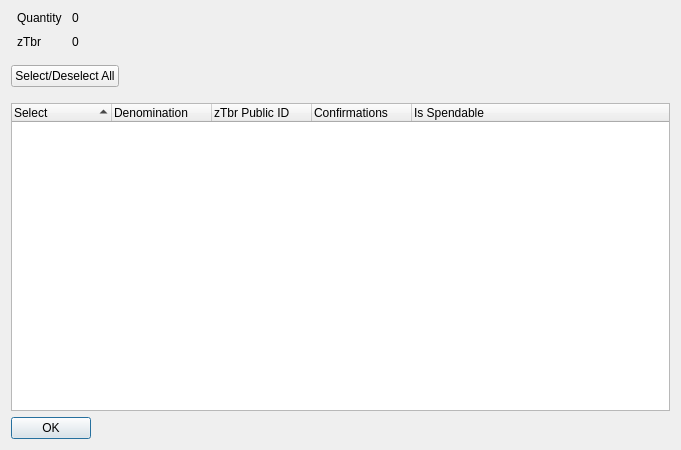
<?xml version="1.0" encoding="UTF-8"?>
<ui version="4.0">
 <class>ZTbrControlDialog</class>
 <widget class="QDialog" name="ZTbrControlDialog">
  <property name="geometry">
   <rect>
    <x>0</x>
    <y>0</y>
    <width>681</width>
    <height>450</height>
   </rect>
  </property>
  <property name="minimumSize">
   <size>
    <width>681</width>
    <height>450</height>
   </size>
  </property>
  <property name="windowTitle">
   <string>Select zTbr to Spend</string>
  </property>
  <layout class="QVBoxLayout" name="verticalLayout" stretch="0,0,0,0">
   <item>
    <layout class="QHBoxLayout" name="horizontalLayout" stretch="0,0">
     <property name="spacing">
      <number>-1</number>
     </property>
     <property name="bottomMargin">
      <number>10</number>
     </property>
     <item>
      <layout class="QFormLayout" name="formLayout">
       <property name="horizontalSpacing">
        <number>10</number>
       </property>
       <property name="verticalSpacing">
        <number>10</number>
       </property>
       <property name="leftMargin">
        <number>6</number>
       </property>
       <property name="rightMargin">
        <number>6</number>
       </property>
       <item row="0" column="0">
        <widget class="QLabel" name="labelQuantity">
         <property name="text">
          <string>Quantity</string>
         </property>
        </widget>
       </item>
       <item row="0" column="1">
        <widget class="QLabel" name="labelQuantity_int">
         <property name="text">
          <string>0</string>
         </property>
        </widget>
       </item>
       <item row="1" column="0">
        <widget class="QLabel" name="labelZTbr">
         <property name="text">
          <string>zTbr</string>
         </property>
        </widget>
       </item>
       <item row="1" column="1">
        <widget class="QLabel" name="labelZTbr_int">
         <property name="text">
          <string>0</string>
         </property>
        </widget>
       </item>
      </layout>
     </item>
     <item>
      <spacer name="horizontalSpacer_2">
       <property name="orientation">
        <enum>Qt::Horizontal</enum>
       </property>
       <property name="sizeHint" stdset="0">
        <size>
         <width>40</width>
         <height>20</height>
        </size>
       </property>
      </spacer>
     </item>
    </layout>
   </item>
   <item>
    <layout class="QHBoxLayout" name="horizontalLayout3" stretch="0,0">
     <property name="spacing">
      <number>14</number>
     </property>
     <property name="bottomMargin">
      <number>10</number>
     </property>
     <item>
      <widget class="QPushButton" name="pushButtonAll">
       <property name="text">
        <string>Select/Deselect All</string>
       </property>
      </widget>
     </item>
     <item>
      <spacer name="horizontalSpacer">
       <property name="orientation">
        <enum>Qt::Horizontal</enum>
       </property>
       <property name="sizeHint" stdset="0">
        <size>
         <width>40</width>
         <height>20</height>
        </size>
       </property>
      </spacer>
     </item>
    </layout>
   </item>
   <item>
    <widget class="QTreeWidget" name="treeWidget">
     <property name="sizePolicy">
      <sizepolicy hsizetype="Expanding" vsizetype="Expanding">
       <horstretch>0</horstretch>
       <verstretch>0</verstretch>
      </sizepolicy>
     </property>
     <property name="minimumSize">
      <size>
       <width>0</width>
       <height>250</height>
      </size>
     </property>
     <property name="alternatingRowColors">
      <bool>true</bool>
     </property>
     <property name="sortingEnabled">
      <bool>true</bool>
     </property>
     <property name="columnCount">
      <number>5</number>
     </property>
     <attribute name="headerDefaultSectionSize">
      <number>100</number>
     </attribute>
     <column>
      <property name="text">
       <string notr="true">Select</string>
      </property>
     </column>
     <column>
      <property name="text">
       <string notr="true">Denomination</string>
      </property>
     </column>
     <column>
      <property name="text">
       <string notr="true">zTbr Public ID</string>
      </property>
     </column>
     <column>
      <property name="text">
       <string notr="true">Confirmations</string>
      </property>
     </column>
     <column>
      <property name="text">
       <string>Is Spendable</string>
      </property>
     </column>
    </widget>
   </item>
   <item>
    <widget class="QDialogButtonBox" name="buttonBox">
     <property name="sizePolicy">
      <sizepolicy hsizetype="Maximum" vsizetype="Fixed">
       <horstretch>0</horstretch>
       <verstretch>0</verstretch>
      </sizepolicy>
     </property>
     <property name="orientation">
      <enum>Qt::Horizontal</enum>
     </property>
     <property name="standardButtons">
      <set>QDialogButtonBox::Ok</set>
     </property>
    </widget>
   </item>
  </layout>
 </widget>
 <resources/>
 <connections>
  <connection>
   <sender>buttonBox</sender>
   <signal>accepted()</signal>
   <receiver>ZTbrControlDialog</receiver>
   <slot>accept()</slot>
   <hints>
    <hint type="sourcelabel">
     <x>248</x>
     <y>254</y>
    </hint>
    <hint type="destinationlabel">
     <x>157</x>
     <y>274</y>
    </hint>
   </hints>
  </connection>
  <connection>
   <sender>buttonBox</sender>
   <signal>rejected()</signal>
   <receiver>ZTbrControlDialog</receiver>
   <slot>reject()</slot>
   <hints>
    <hint type="sourcelabel">
     <x>316</x>
     <y>260</y>
    </hint>
    <hint type="destinationlabel">
     <x>286</x>
     <y>274</y>
    </hint>
   </hints>
  </connection>
 </connections>
</ui>
